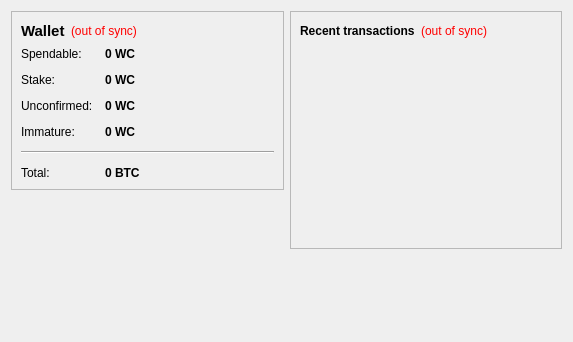
<?xml version="1.0" encoding="UTF-8"?>
<ui version="4.0">
 <class>OverviewPage</class>
 <widget class="QWidget" name="OverviewPage">
  <property name="geometry">
   <rect>
    <x>0</x>
    <y>0</y>
    <width>573</width>
    <height>342</height>
   </rect>
  </property>
  <property name="windowTitle">
   <string>Form</string>
  </property>
  <layout class="QHBoxLayout" name="horizontalLayout" stretch="1,1">
   <item>
    <layout class="QVBoxLayout" name="verticalLayout_2">
     <item>
      <widget class="QFrame" name="frame">
       <property name="frameShape">
        <enum>QFrame::StyledPanel</enum>
       </property>
       <property name="frameShadow">
        <enum>QFrame::Raised</enum>
       </property>
       <layout class="QVBoxLayout" name="verticalLayout_4">
        <item>
         <layout class="QHBoxLayout" name="horizontalLayout_4">
          <item>
           <widget class="QLabel" name="label_5">
            <property name="font">
             <font>
              <pointsize>11</pointsize>
              <weight>75</weight>
              <bold>true</bold>
             </font>
            </property>
            <property name="text">
             <string>Wallet</string>
            </property>
           </widget>
          </item>
          <item>
           <widget class="QLabel" name="labelWalletStatus">
            <property name="toolTip">
             <string>The displayed information may be out of date. Your wallet automatically synchronizes with the WarCoin network after a connection is established, but this process has not completed yet.</string>
            </property>
            <property name="styleSheet">
             <string notr="true">QLabel { color: red; }</string>
            </property>
            <property name="text">
             <string notr="true">(out of sync)</string>
            </property>
            <property name="alignment">
             <set>Qt::AlignLeading|Qt::AlignLeft|Qt::AlignVCenter</set>
            </property>
           </widget>
          </item>
          <item>
           <spacer name="horizontalSpacer_2">
            <property name="orientation">
             <enum>Qt::Horizontal</enum>
            </property>
            <property name="sizeHint" stdset="0">
             <size>
              <width>40</width>
              <height>20</height>
             </size>
            </property>
           </spacer>
          </item>
         </layout>
        </item>
        <item>
         <layout class="QFormLayout" name="formLayout_2">
          <property name="fieldGrowthPolicy">
           <enum>QFormLayout::AllNonFixedFieldsGrow</enum>
          </property>
          <property name="horizontalSpacing">
           <number>12</number>
          </property>
          <property name="verticalSpacing">
           <number>12</number>
          </property>
          <item row="0" column="0">
           <widget class="QLabel" name="label">
            <property name="text">
             <string>Spendable:</string>
            </property>
           </widget>
          </item>
          <item row="0" column="1">
           <widget class="QLabel" name="labelBalance">
            <property name="font">
             <font>
              <weight>75</weight>
              <bold>true</bold>
             </font>
            </property>
            <property name="cursor">
             <cursorShape>IBeamCursor</cursorShape>
            </property>
            <property name="toolTip">
             <string>Your current spendable balance</string>
            </property>
            <property name="text">
             <string notr="true">0 WC</string>
            </property>
            <property name="textInteractionFlags">
             <set>Qt::LinksAccessibleByMouse|Qt::TextSelectableByKeyboard|Qt::TextSelectableByMouse</set>
            </property>
           </widget>
          </item>
          <item row="1" column="0">
           <widget class="QLabel" name="label_6">
            <property name="text">
             <string>Stake:</string>
            </property>
           </widget>
          </item>
          <item row="1" column="1">
           <widget class="QLabel" name="labelStake">
            <property name="font">
             <font>
              <weight>75</weight>
              <bold>true</bold>
             </font>
            </property>
            <property name="cursor">
             <cursorShape>IBeamCursor</cursorShape>
            </property>
            <property name="toolTip">
             <string>Total of coins that was staked, and do not yet count toward the current balance</string>
            </property>
            <property name="text">
             <string notr="true">0 WC</string>
            </property>
            <property name="textInteractionFlags">
             <set>Qt::LinksAccessibleByMouse|Qt::TextSelectableByKeyboard|Qt::TextSelectableByMouse</set>
            </property>
           </widget>
          </item>
          <item row="2" column="0">
           <widget class="QLabel" name="label_3">
            <property name="text">
             <string>Unconfirmed:</string>
            </property>
           </widget>
          </item>
          <item row="2" column="1">
           <widget class="QLabel" name="labelUnconfirmed">
            <property name="font">
             <font>
              <weight>75</weight>
              <bold>true</bold>
             </font>
            </property>
            <property name="cursor">
             <cursorShape>IBeamCursor</cursorShape>
            </property>
            <property name="toolTip">
             <string>Total of transactions that have yet to be confirmed, and do not yet count toward the current balance</string>
            </property>
            <property name="text">
             <string notr="true">0 WC</string>
            </property>
            <property name="textInteractionFlags">
             <set>Qt::LinksAccessibleByMouse|Qt::TextSelectableByKeyboard|Qt::TextSelectableByMouse</set>
            </property>
           </widget>
          </item>
          <item row="3" column="0">
           <widget class="QLabel" name="labelImmatureText">
            <property name="text">
             <string>Immature:</string>
            </property>
           </widget>
          </item>
          <item row="3" column="1">
           <widget class="QLabel" name="labelImmature">
            <property name="font">
             <font>
              <weight>75</weight>
              <bold>true</bold>
             </font>
            </property>
            <property name="toolTip">
             <string>Mined balance that has not yet matured</string>
            </property>
            <property name="text">
             <string notr="true">0 WC</string>
            </property>
            <property name="textInteractionFlags">
             <set>Qt::LinksAccessibleByMouse|Qt::TextSelectableByKeyboard|Qt::TextSelectableByMouse</set>
            </property>
           </widget>
          </item>
          <item row="4" column="0" colspan="2">
           <widget class="Line" name="line">
            <property name="orientation">
             <enum>Qt::Horizontal</enum>
            </property>
           </widget>
          </item>
          <item row="5" column="0">
           <widget class="QLabel" name="labelTotalText">
            <property name="text">
             <string>Total:</string>
            </property>
           </widget>
          </item>
          <item row="5" column="1">
           <widget class="QLabel" name="labelTotal">
            <property name="font">
             <font>
              <weight>75</weight>
              <bold>true</bold>
             </font>
            </property>
            <property name="cursor">
             <cursorShape>IBeamCursor</cursorShape>
            </property>
            <property name="toolTip">
             <string>Your current total balance</string>
            </property>
            <property name="text">
             <string notr="true">0 BTC</string>
            </property>
            <property name="textInteractionFlags">
             <set>Qt::LinksAccessibleByMouse|Qt::TextSelectableByKeyboard|Qt::TextSelectableByMouse</set>
            </property>
           </widget>
          </item>
         </layout>
        </item>
       </layout>
      </widget>
     </item>
     <item>
      <spacer name="verticalSpacer">
       <property name="orientation">
        <enum>Qt::Vertical</enum>
       </property>
       <property name="sizeHint" stdset="0">
        <size>
         <width>20</width>
         <height>40</height>
        </size>
       </property>
      </spacer>
     </item>
    </layout>
   </item>
   <item>
    <layout class="QVBoxLayout" name="verticalLayout_3">
     <item>
      <widget class="QFrame" name="frame_2">
       <property name="frameShape">
        <enum>QFrame::StyledPanel</enum>
       </property>
       <property name="frameShadow">
        <enum>QFrame::Raised</enum>
       </property>
       <layout class="QVBoxLayout" name="verticalLayout">
        <item>
         <layout class="QHBoxLayout" name="horizontalLayout_2">
          <item>
           <widget class="QLabel" name="label_4">
            <property name="text">
             <string>&lt;b&gt;Recent transactions&lt;/b&gt;</string>
            </property>
           </widget>
          </item>
          <item>
           <widget class="QLabel" name="labelTransactionsStatus">
            <property name="toolTip">
             <string>The displayed information may be out of date. Your wallet automatically synchronizes with the WarCoin network after a connection is established, but this process has not completed yet.</string>
            </property>
            <property name="styleSheet">
             <string notr="true">QLabel { color: red; }</string>
            </property>
            <property name="text">
             <string notr="true">(out of sync)</string>
            </property>
            <property name="alignment">
             <set>Qt::AlignRight|Qt::AlignTrailing|Qt::AlignVCenter</set>
            </property>
           </widget>
          </item>
          <item>
           <spacer name="horizontalSpacer">
            <property name="orientation">
             <enum>Qt::Horizontal</enum>
            </property>
            <property name="sizeHint" stdset="0">
             <size>
              <width>40</width>
              <height>20</height>
             </size>
            </property>
           </spacer>
          </item>
         </layout>
        </item>
        <item>
         <widget class="QListView" name="listTransactions">
          <property name="styleSheet">
           <string notr="true">QListView { background: transparent; }</string>
          </property>
          <property name="frameShape">
           <enum>QFrame::NoFrame</enum>
          </property>
          <property name="verticalScrollBarPolicy">
           <enum>Qt::ScrollBarAlwaysOff</enum>
          </property>
          <property name="horizontalScrollBarPolicy">
           <enum>Qt::ScrollBarAlwaysOff</enum>
          </property>
          <property name="selectionMode">
           <enum>QAbstractItemView::NoSelection</enum>
          </property>
         </widget>
        </item>
       </layout>
      </widget>
     </item>
     <item>
      <spacer name="verticalSpacer_2">
       <property name="orientation">
        <enum>Qt::Vertical</enum>
       </property>
       <property name="sizeHint" stdset="0">
        <size>
         <width>20</width>
         <height>40</height>
        </size>
       </property>
      </spacer>
     </item>
    </layout>
   </item>
  </layout>
 </widget>
 <resources/>
 <connections/>
</ui>
